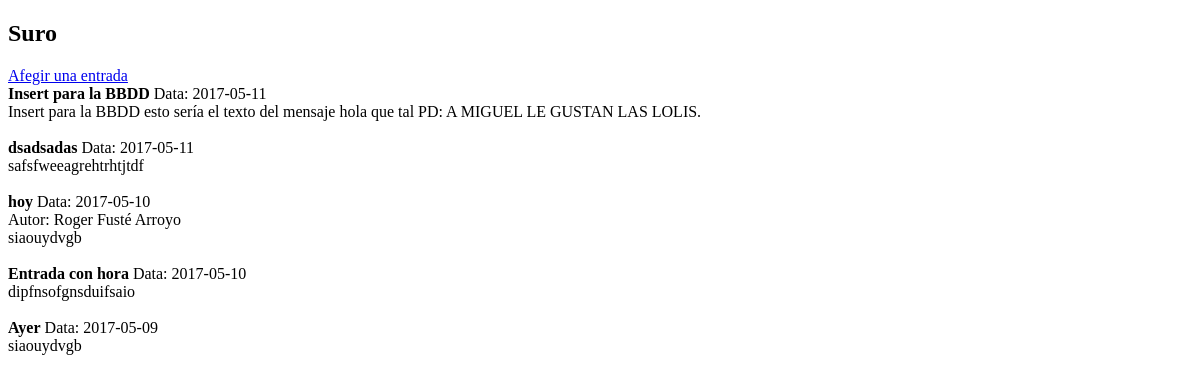
The page /WillyWonka_web/php/suro.php on the database as committed earlier.
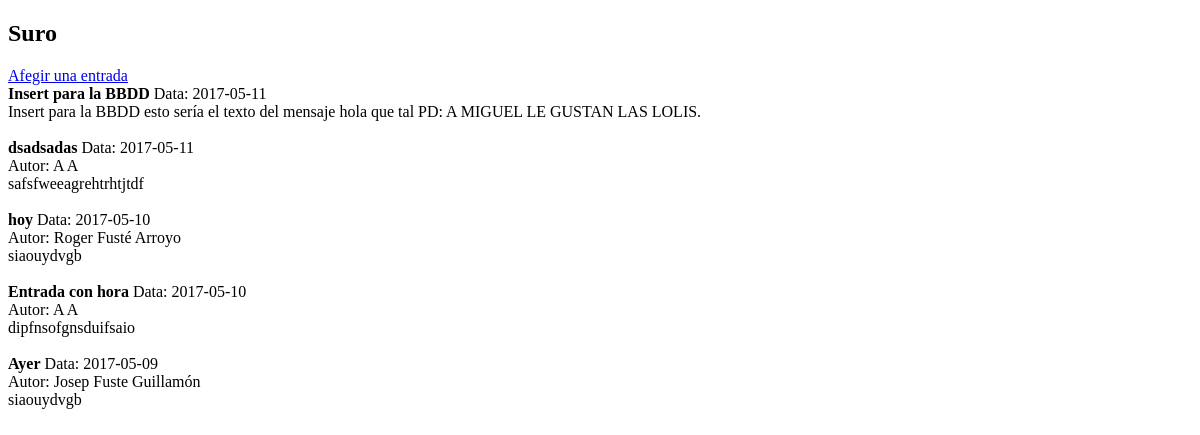
The same page on the database as committed later.
### tables this page shows
CREATE TABLE `tbl_suro` (
  `sur_id` int(11) NOT NULL,
  `sur_data` date NOT NULL,
  `sur_titol` varchar(100) NOT NULL,
  `sur_text` text NOT NULL,
  `usu_id` int(11) NOT NULL
);

CREATE TABLE `tbl_usuari` (
  `usu_id` int(11) NOT NULL,
  `usu_nom` varchar(50) NOT NULL,
  `usu_cognoms` varchar(100) NOT NULL,
  `usu_mail` varchar(100) NOT NULL,
  `usu_pass` varchar(1000) NOT NULL,
  `usu_estat` enum('actiu','inactiu','','') NOT NULL,
  `usu_tipus` enum('admin','mestre','tutor','') NOT NULL,
  `mes_id` int(11) DEFAULT NULL,
  `cla_id` int(11) DEFAULT NULL
);

### WillyWonka_web/php/suro.php (the view, shortened to what this page needs)
<!DOCTYPE html>
<html>
<head>
</head>
<body>
<h2>Suro</h2>
<a href="#" onclick="afegirSuro()">Afegir una entrada</a>
<?php
include "conexio.php";
$sql = "SELECT * FROM `tbl_suro` ORDER BY sur_data DESC";
$resultat = mysqli_query($conexio, $sql);
			if (mysqli_num_rows($resultat) != 0 ) {
				while ($suro = mysqli_fetch_array($resultat)) {
					echo "<b>" . $suro['sur_titol'] . "</b> Data: ".$suro['sur_data']."<br>";
					$idPare = $suro['usu_id'];
					$sqlPare = "SELECT * FROM `tbl_usuari` where usu_id = $idPare";
					$resultatPare = mysqli_query($conexio, $sqlPare);
					if (mysqli_num_rows($resultatPare) != 0 ) {
						while ($pare = mysqli_fetch_array($resultatPare)) {
							echo "Autor: " . $pare['usu_nom'] . " ". $pare['usu_cognoms'] . "<br>";
						}
					}
					echo $suro['sur_text'] . "<br><br>";
				}
			}else{echo "Encara no ha escrit ningú, sigues el primer!";}
 ?>
</body>
</html>

Rows that differ between the two databases and show on the page:
added tbl_usuari: usu_nom "A", usu_cognoms "A"
added tbl_usuari: usu_nom "Josep", usu_cognoms "Fuste Guillamón", shown under tbl_suro "Ayer"
